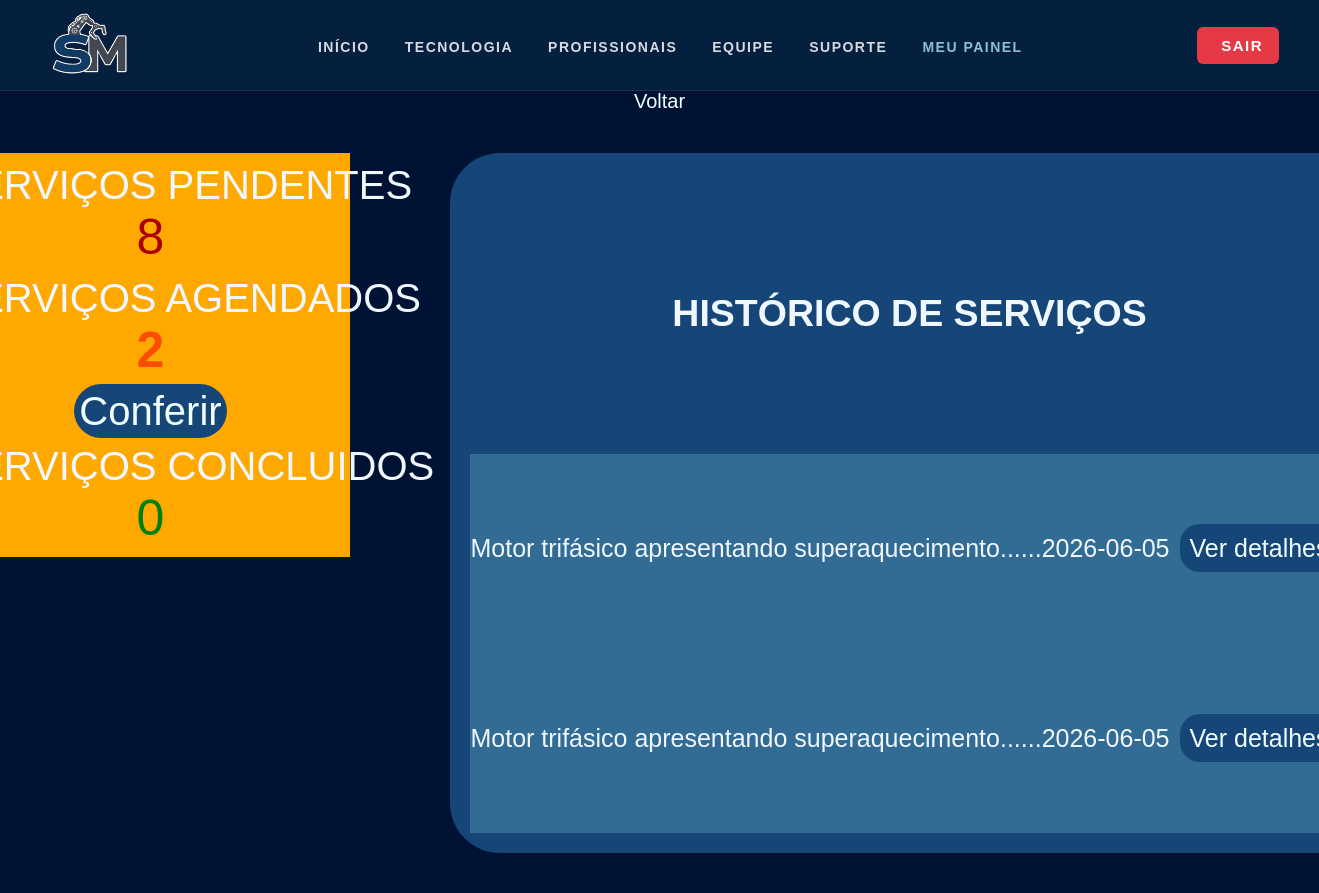
Page /profissional/historicodeservicos.php (signed in) on the earlier database version.
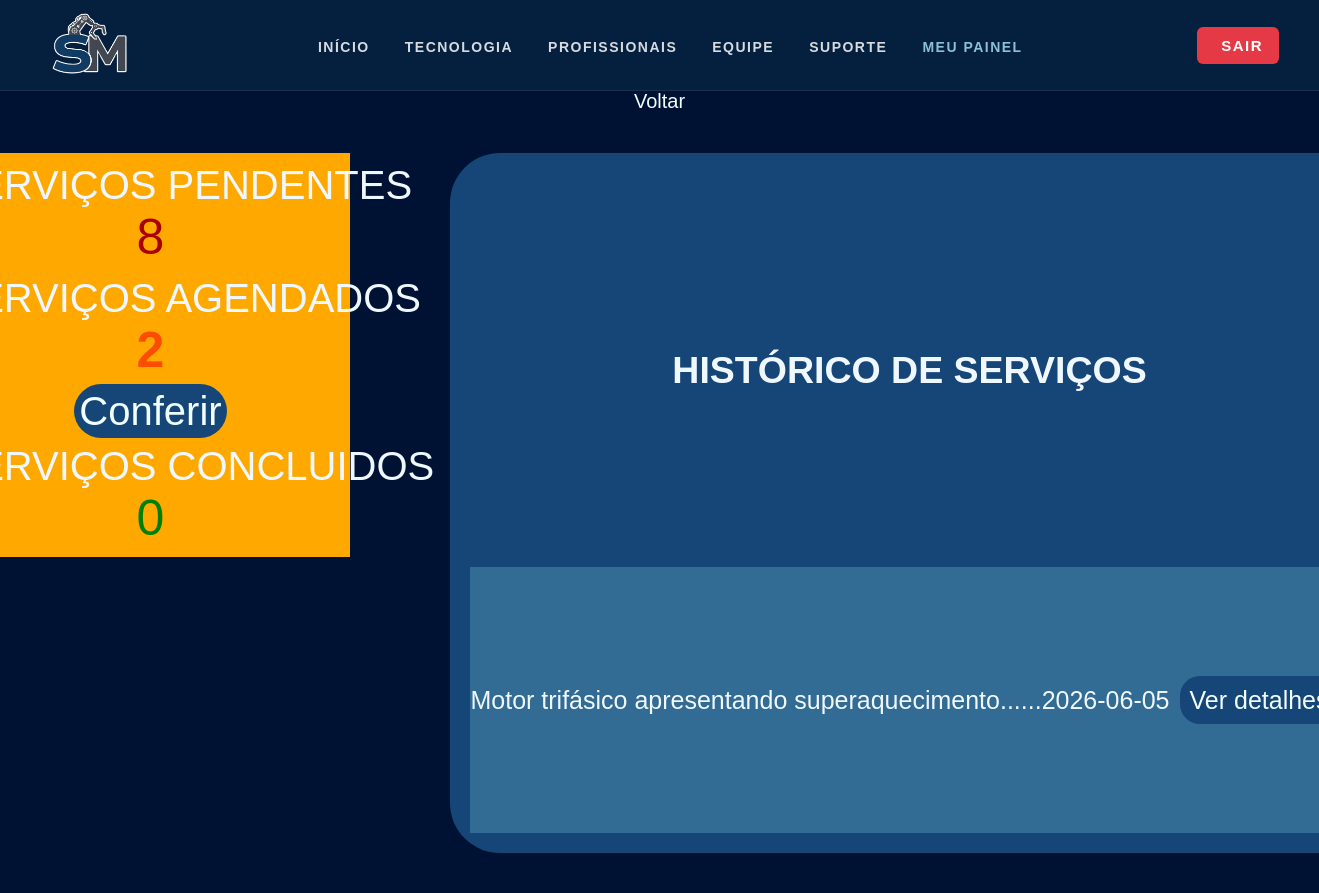
Same page on the later database version.
### tables this page shows
CREATE TABLE
    IF NOT EXISTS agenda (
        id_os INT AUTO_INCREMENT PRIMARY KEY,
        data DATE NOT NULL,
        tempo_planejado INT NOT NULL,
        valor_total DECIMAL(10, 2) NOT NULL,
        descricao_problema TEXT NOT NULL,
        tipo_servico ENUM (
            'Manutenção Preventiva',
            'Automação industrial',
            'Engenharia de precisão',
            'Mecatrônica'
        ) NOT NULL,
        endereco_servico VARCHAR(255) NOT NULL,
        metodo_pagamento ENUM ('Pix', 'Débito') NOT NULL,
        status_os ENUM (
            'Pendente',
            'Agendada',
            'Em Andamento',
            'Concluída',
            'Cancelada'
        ) DEFAULT 'Pendente',
        id_cliente INT NOT NULL,
        id_profissional INT NOT NULL,
        FOREIGN KEY (id_cliente) REFERENCES usuarios (id_user),
        FOREIGN KEY (id_profissional) REFERENCES usuarios (id_user)
    );

### crud.php (called while the page is built, shortened)
<?php
try {
    function readAll($pdo, $table, $where = null) {
        $sql = "SELECT * FROM $table";
        $stmt = $pdo->query($sql);
        return $stmt->fetchAll(PDO::FETCH_ASSOC);
    }
} catch (PDOException $e) {
    die("Erro de conexão: " . $e->getMessage());
}

### profissional/historicodeservicos.php (the view, shortened to what this page needs)
<!DOCTYPE html>
<html lang="pt-br">
<head>
    <link rel="stylesheet" href="../css/profipage.css">
    <link rel="stylesheet" href="../css/partials.css">
</head>
<?php
require_once '../partials/header.php';
?>
<body>
    <a href="./profipage.php">Voltar</a>
    <div class="bodyhist">
<?php
    require_once '../crud.php';
$tableAgenda = readAll($pdo,'agenda');
$serv_pend  = 0;
$serv_conc  = 0;
$serv_agend = 0;
foreach($tableAgenda as $agendamento){
    if($agendamento['status_os'] == 'Concluída'){
        $serv_conc++;
    ;}
    elseif($agendamento['status_os'] == 'Pendente'){
        foreach($tableAgenda as $agendamento)
        $serv_pend++;
    ;}
    elseif($agendamento['status_os'] == 'Agendada'){
        $serv_agend++;
    ;}
}
?>
<div class="servicos">
<p>SERVIÇOS PENDENTES<br><a class="servpendente"><?=$serv_pend?></a></p>
<p>SERVIÇOS AGENDADOS<br><a class="servagend"><b><?=$serv_agend?></a></b></p>
<a href="servagendados.php" class="conferir">Conferir</a>
<p>SERVIÇOS CONCLUIDOS<br><a class="servconcluido"><?=$serv_conc?></a></p>
</div>
    <table class="históricoserv">
        <tr>
            <th colspan="99"><h2>HISTÓRICO DE SERVIÇOS</h2><th>
        </tr>
<?php
        foreach($tableAgenda as $agendamento){
$palavras = explode(' ', trim($agendamento['descricao_problema']));
    $descricaoResumida = (count($palavras) > 4)
        ? implode(' ', array_slice($palavras, 0, 4)) . '...'
        : $agendamento['descricao_problema'];
        if($agendamento['id_profissional'] === $_SESSION['id_user']){
            echo "<tr class='linhatabela'>
                    <td>".$descricaoResumida."...</td>
                    <td>".$agendamento['data']."</td>
                    <td><a class='verDetalhes' href='detalhesserv.php?id=".$agendamento['id_os']."'>Ver detalhes</a></td>
                  </tr>";
        }
    }
?>
</table>
</div>
</body>
</html>

Differences in the rows shown:
no longer on this page (row edited): agenda: descricao_problema "Motor trifásico apresentando superaquecimento...", data "2026-06-05"
